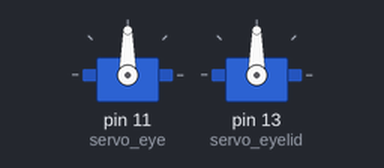
Recording of a sketch running on a simulated Arduino Uno, built with avr-gcc and run on an emulated ATmega328P. Shown: 2 × servo.

Above: at 0.05 s.
At 1.6 s:
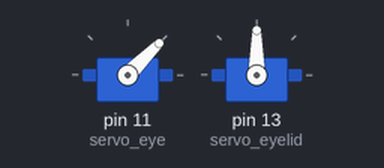
At 2.35 s:
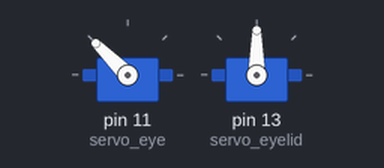
At 3.15 s:
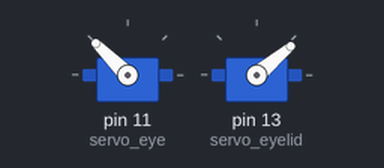
Timing chart, 0 to 7.2 s (numbered marks = the images above):
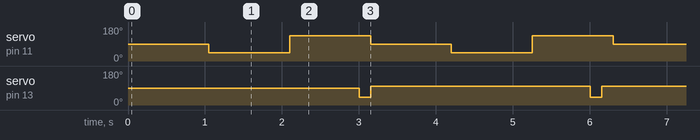

Measured:
- by itself, servo on pin 11 (servo_eye): repeats every 3.2 s: 135° 1.1 s, 90° 1.0 s, 45° 1.1 s
- by itself, servo on pin 13 (servo_eyelid): alternates 100° for 2.9 s and 40° for 0.15 s

The sketch:

Eye_Module_Demo.ino
```cpp
#include <Servo.h>

// Servo
Servo servo_eyelid, servo_eye;

// Servo angles
int eyelid_min = 40, eyelid_max = 100;
int eye_min = 45, eye_max = 135;

// Current time and previous time
unsigned long prev = 0, current = 0, elapsed = 0;

// Time interval
unsigned long interval_milli_sec = 150;
unsigned long eye_interval_milli_sec = 1000;
unsigned long current_eye_interval = 0;
unsigned long eyelid_interval_milli_sec = 3000;
unsigned long current_eyelid_interval = 0;

int eyelid_basepos = eyelid_max;
int eye_motion_number = 0;
int blink_motion_number = 0;

void setup() {

  servo_eye.attach(11);
  servo_eyelid.attach(13);

}

void loop() {

  // Get the current time in milliseconds
  current = millis();

  // Calculate the time elapsed since the previous loop iteration
  elapsed = (current - prev);

  // Execute control of the eye and eyelid servos each time interval_milli_sec elapses
  if(elapsed >= interval_milli_sec){

    ///servo for eyes
    current_eye_interval += elapsed;
    if(current_eye_interval >= eye_interval_milli_sec){
      int angle = 90;
      if(eye_motion_number == 0){
        angle = eye_min;
        eye_motion_number++;
      }else if(eye_motion_number == 1){
        angle = eye_max;
        eye_motion_number++;
      }else{
        eye_motion_number = 0;
      }
      servo_eye.write(angle);

      current_eye_interval = 0;
    }

    ///servo for eyelid
    current_eyelid_interval += elapsed;
    if(blink_motion_number == 1){
      servo_eyelid.write(eyelid_basepos);
      blink_motion_number = 0;
    }
    if(current_eyelid_interval >= eyelid_interval_milli_sec){

      if(blink_motion_number == 0){
        servo_eyelid.write(eyelid_min);
        blink_motion_number++;
      }

      current_eyelid_interval = 0;
    }

    prev = current;
  }

}
```
